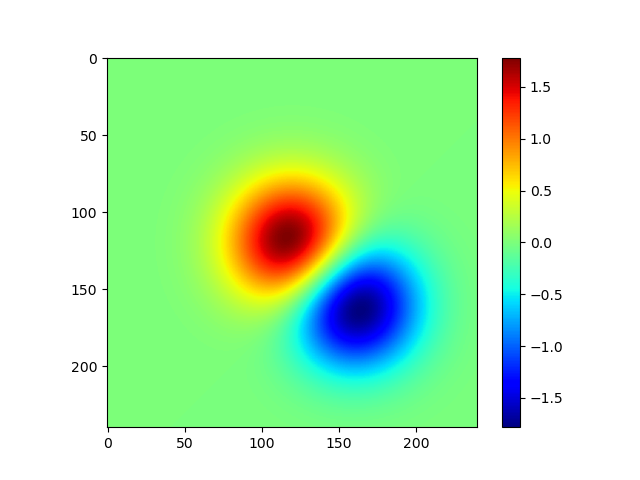

Write Python code to recreate this figure.
import numpy as np
import matplotlib.pyplot as plt

delta = 0.025
x = y = np.arange(-3.0, 3.0, delta)
X, Y = np.meshgrid(x, y)
Z1 = np.exp(-X**2 - Y**2)
Z2 = np.exp(-(X - 1)**2 - (Y - 1)**2)
Z = (Z1 - Z2) * 2

plt.imshow(Z, cmap='jet')
plt.colorbar()
plt.show()
#plt.savefig('pyplot02.png')
